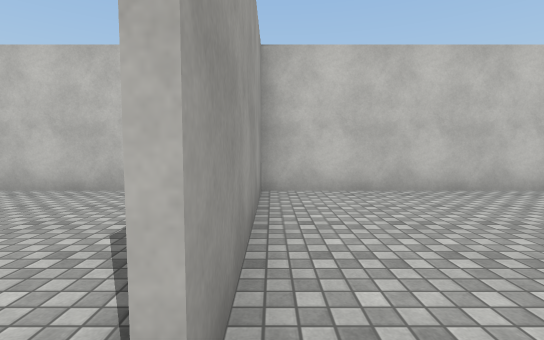
View 1 (above)

16 first-person views from a walk through a scene from a Unity 3-D project. The camera is 1.3 m above the floor, tilts 4° down and sees 85° across. The floor is counted in squares, 1.8 m on a side. Each view is taken from the middle of a square. On the plan, view 1 faces up. The plan holds only what a view shows up to about 10 squares ahead; the rest is blank. The player is left out. Surface patterns are stand-ins for the level's own textures.

View 2
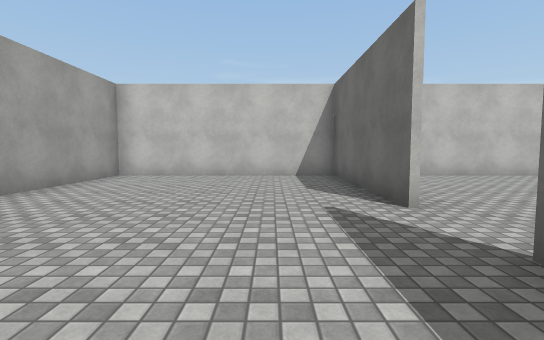

View 3
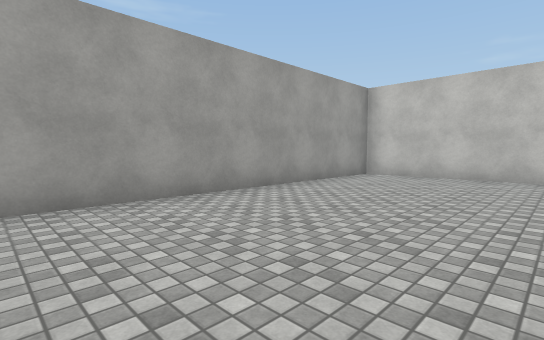

View 4
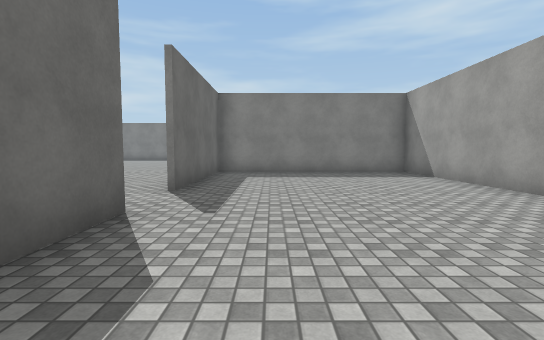

View 5
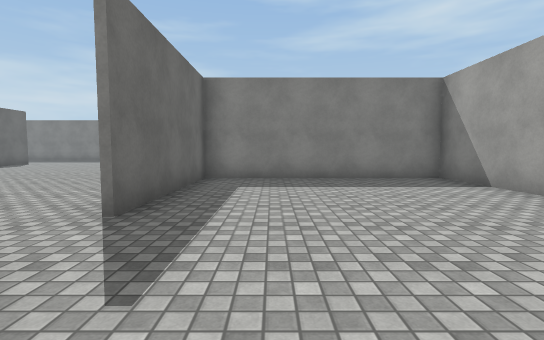

View 6
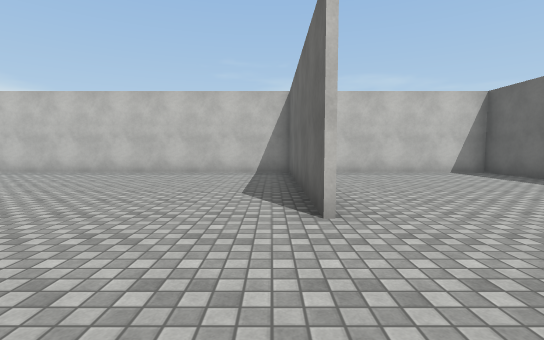

View 7
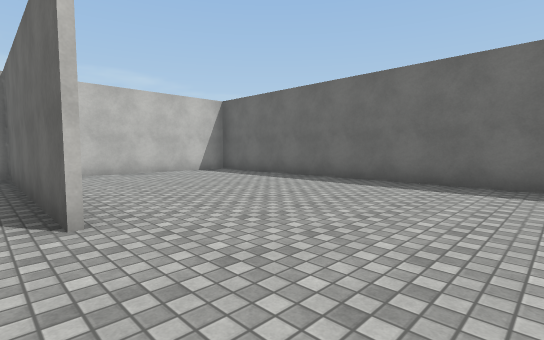

View 8
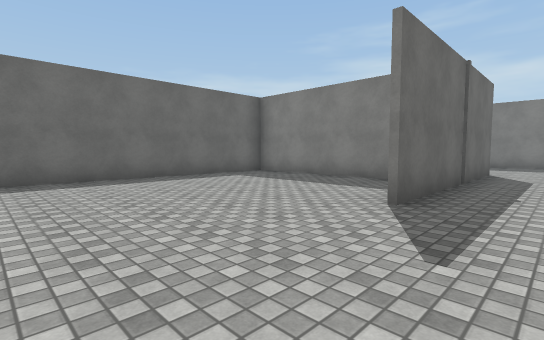

View 9
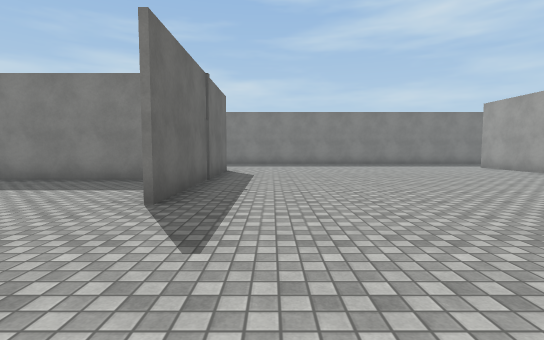

View 10
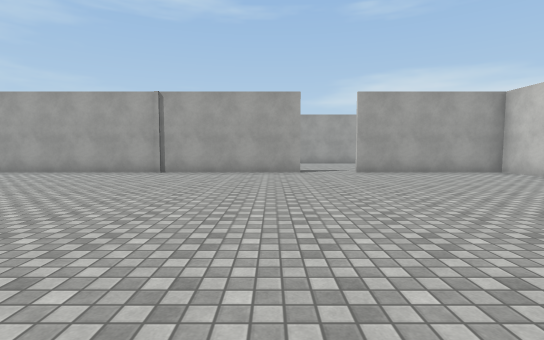

View 11
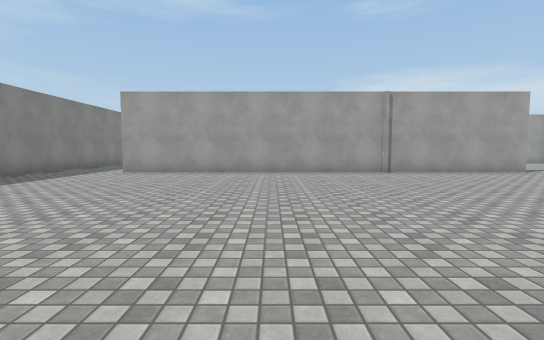

View 12
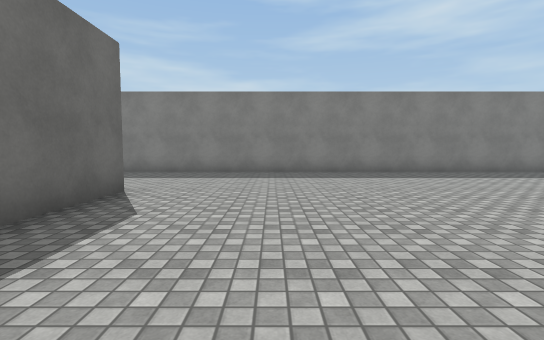

View 13
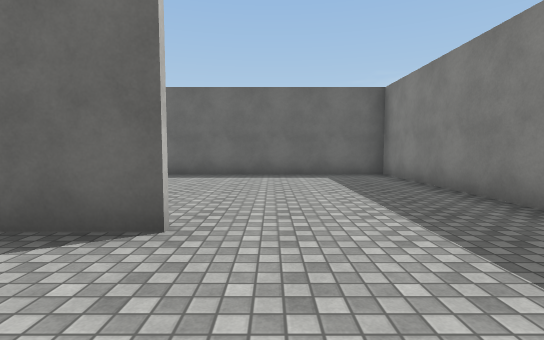

View 14
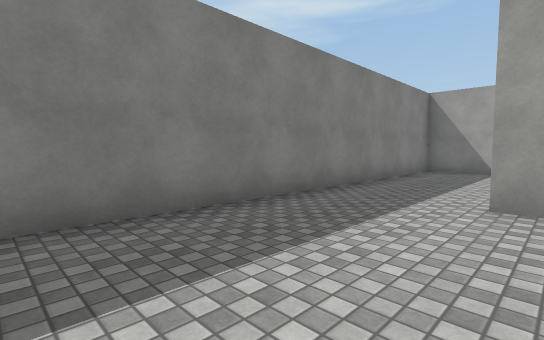

View 15
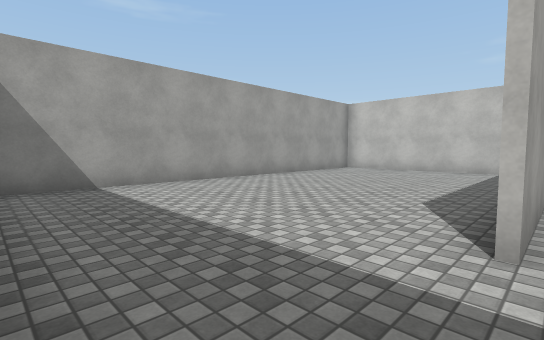

View 16
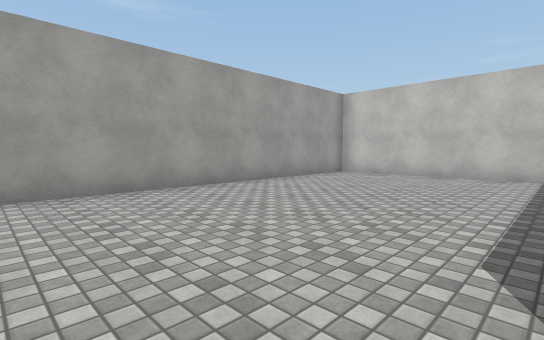

### Floor plan
Ten units are one square. View 1 is at (0, 0); x grows to the right and y downward. Boxes are objects, and circles mark ways between rooms. Rooms are numbered by the first view taken in them; rooms with no view inside come last. Other rooms are left out.
<svg viewBox="-68 -57 229 224">
<path fill="none" stroke="#000" d="M-3 -6 -3 -51M0 -51 -62 -51 -62 51M-3 55 -3 11M-63 54 0 54M110 90 152 90M95 121 95 57M95 10 95 -51 0 -51M-13 56 -63 56M-2 10 -2 136M156 86 156 -51 109 -51M-62 51 -62 162 156 162 156 100M-2 -52 -2 -6"/>
<circle cx="0" cy="5" r="3" fill="#2a7"/>
<text x="-30" y="0">1</text>
<text x="60" y="70">2</text>
</svg>
Room 1 opens to room 2.

Where each view was taken, in squares from view 1:
view 1: 0 up, 0 right, facing up
view 2: 3 down, 2 left, facing up
view 3: 3 down, 2 left, facing up-left
view 4: 4 up, 2 left, facing down
view 5: 2 up, 2 left, facing down
view 6: 4 down, 9 right, facing up
view 7: 4 down, 9 right, facing up-right
view 8: 2 down, 8 right, facing down-right
view 9: 2 down, 8 right, facing down
view 10: 2 down, 9 right, facing left
view 11: 9 down, 9 right, facing left
view 12: 7 down, 7 right, facing down
view 13: 13 down, 7 right, facing right
view 14: 13 down, 4 right, facing down-left
view 15: 16 down, 0 right, facing up-left
view 16: 14 down, 1 left, facing up-left
